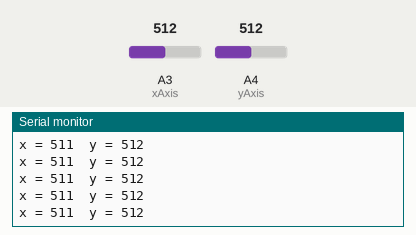
This sketch was run on a simulated Arduino Uno, built with avr-gcc and run on an emulated ATmega328P. Shown: the last lines printed to the serial monitor. Inputs (shaded band) come from the test bench; at power-on: A3 (xAxis) = 512, A4 (yAxis) = 512.

Above: at 1.2 s.
1.3 s: A3 (xAxis) set to 716
At 1.46 s:
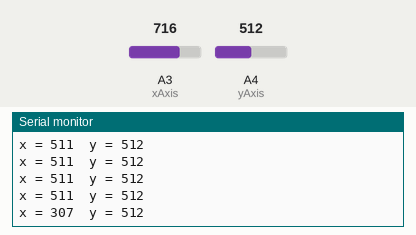
2.8 s: A4 (yAxis) set to 716
At 2.91 s:
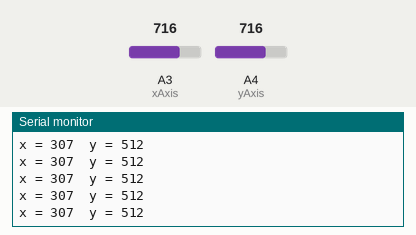
4.3 s: A3 (xAxis) set to 900
At 4.36 s:
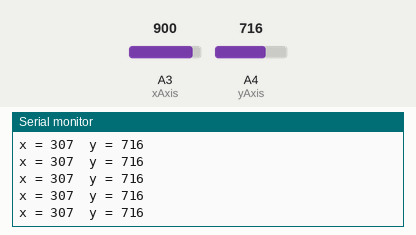
5.8 s: A4 (yAxis) set to 900
At 5.81 s:
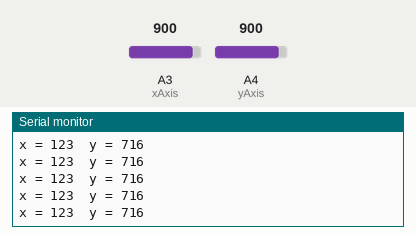
Timing chart, 0 to 8.3 s (numbered marks = the images above; inputs shaded):
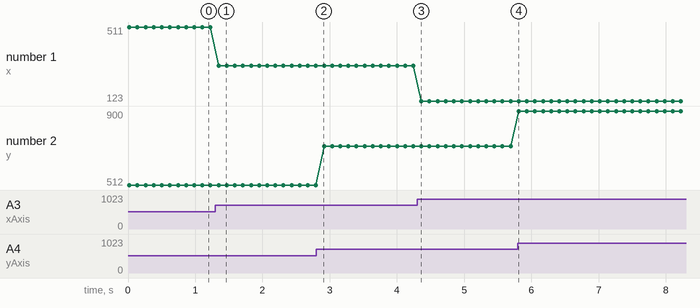

The sketch:

CH2_Joystick.ino
```cpp
/*
  Read Analog X and Y inputs and write the values to the serial port.

  X-Axis: analog pin 2
  Y-Axis: analog pin 3

  Note: The pin configuration for the version 2 of the CH2 computer will change.

 */

const int xAxis = A3;
const int yAxis = A4;

void setup() {
  // initialize serial communications at 9600 bps:
  Serial.begin(9600);
}

void loop() {
  int x,y;
  // read the analog in value:
  delay(10);  // settling time for adc
  x = 1023-analogRead(xAxis);  // x axis is inverted
  delay(10);  // settling time for adc
  y = analogRead(yAxis);

  // print the results to the serial monitor:
  Serial.print("x = " );
  Serial.print(x);
  Serial.print("  y = " );
  Serial.println(y);

  // wait 10 milliseconds before the next loop
  // for the analog-to-digital converter to settle
  // after the last reading:
  delay(100);
}
```

Measured:
- after the input at 1.3 s, the serial monitor: prints a new line after 0.05 s (image 1)
- plotted number 1: 511 → 307 after the input at 1.3 s, 307 → 123 after the input at 4.3 s
- plotted number 2: 512 → 716 after the input at 2.8 s, 716 → 900 after the input at 5.8 s
